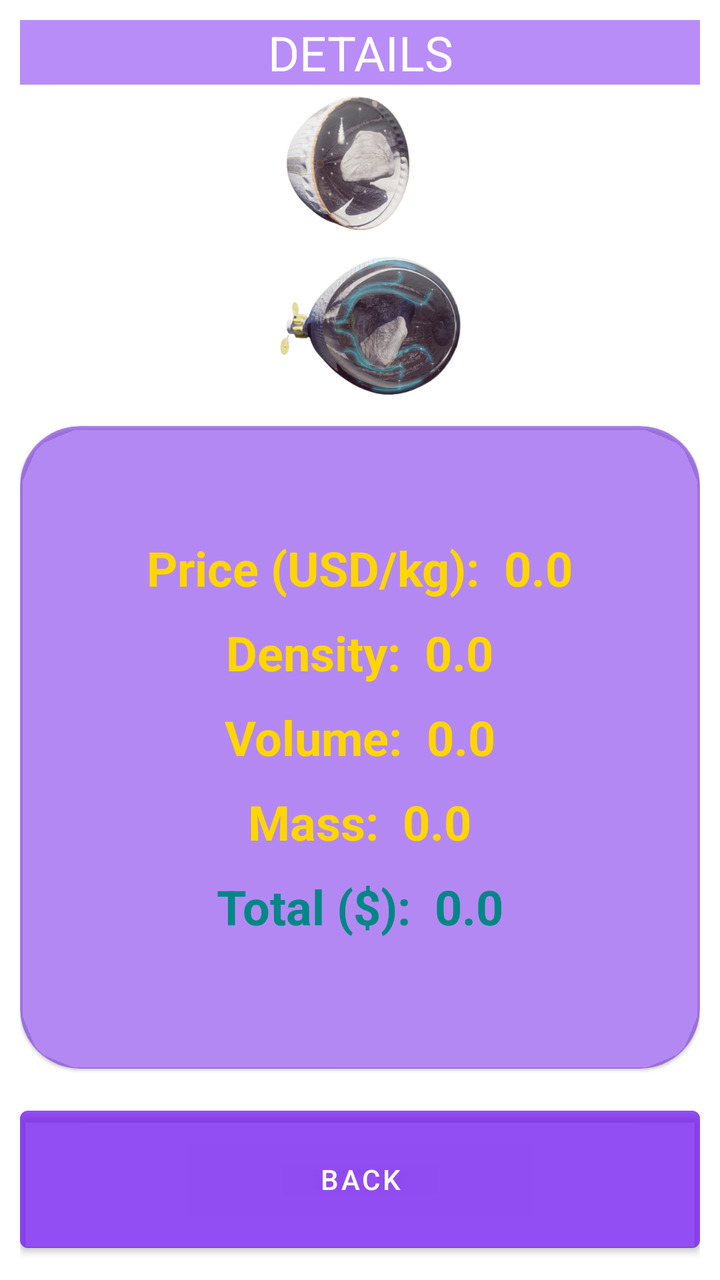
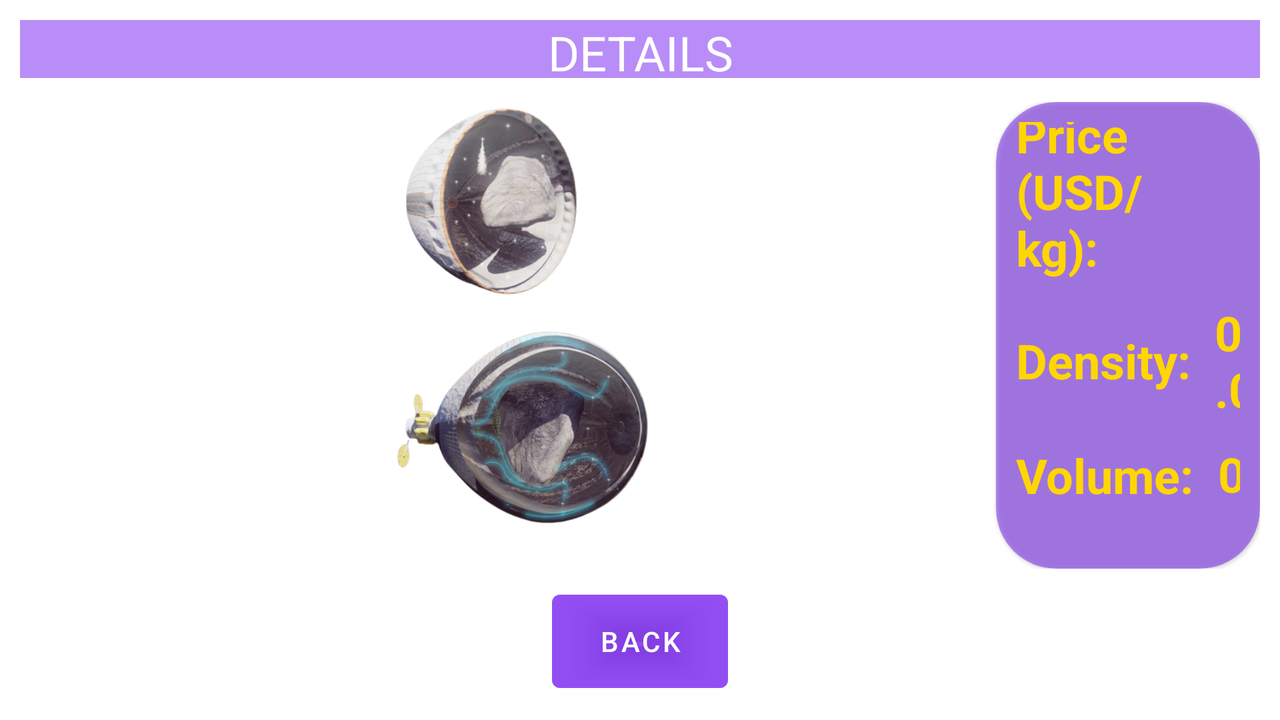

An Android layout and its configuration variant, each rendered on a device that would load it. The default file and the variant file are quoted in full after the pictures.
<!-- AndroidManifest.xml: application theme Theme.AsteroidMining -->
<!-- res/layout/activity_asteroid_details.xml -->
<?xml version="1.0" encoding="utf-8"?>
<LinearLayout xmlns:android="http://schemas.android.com/apk/res/android"
    xmlns:app="http://schemas.android.com/apk/res-auto"
    xmlns:tools="http://schemas.android.com/tools"
    android:id="@+id/main"
    android:layout_width="match_parent"
    android:layout_height="match_parent"
    android:background="@drawable/stars_background"
    android:gravity="center"
    android:orientation="vertical"
    android:padding="10dp"
    tools:context=".AsteroidInfoActivity">

    <TextView
        android:id="@+id/textView"
        android:layout_width="match_parent"
        android:layout_height="wrap_content"
        android:background="@color/purple_off"
        android:text="@string/see_details"
        android:textAlignment="center"
        android:textColor="@color/white"
        android:textSize="24sp" />

    <ImageView
        android:id="@+id/iv_catcher"
        android:layout_width="wrap_content"
        android:layout_height="0dp"
        android:layout_marginBottom="10dp"
        android:layout_weight="2"
        app:srcCompat="@drawable/a_catcher_sheperd" />

    <com.google.android.material.card.MaterialCardView
        android:layout_width="match_parent"
        android:layout_height="0dp"
        android:layout_weight="4"
        app:cardBackgroundColor="@color/purple_off"
        app:cardCornerRadius="30dp">

        <LinearLayout
            android:layout_width="match_parent"
            android:layout_height="match_parent"
            android:gravity="center"
            android:orientation="vertical"
            android:padding="10dp">

            <LinearLayout
                android:layout_width="wrap_content"
                android:layout_height="wrap_content"
                android:layout_marginBottom="10dp"
                android:gravity="center"
                android:orientation="horizontal">

                <TextView
                    android:id="@+id/tv_price"
                    android:layout_width="wrap_content"
                    android:layout_height="wrap_content"
                    android:layout_marginRight="12dp"
                    android:text="@string/price"
                    android:textColor="#FFD600"
                    android:textSize="24sp"
                    android:textStyle="bold" />

                <TextView
                    android:id="@+id/tv_n_price"
                    android:layout_width="wrap_content"
                    android:layout_height="wrap_content"
                    android:text="@string/temp"
                    android:textColor="#FFD600"
                    android:textSize="24sp"
                    android:textStyle="bold" />

            </LinearLayout>

            <LinearLayout
                android:layout_width="wrap_content"
                android:layout_height="wrap_content"
                android:layout_marginBottom="10dp"
                android:gravity="center"
                android:orientation="horizontal">

                <TextView
                    android:id="@+id/tv_density"
                    android:layout_width="wrap_content"
                    android:layout_height="wrap_content"
                    android:layout_marginRight="12dp"
                    android:text="@string/density"
                    android:textColor="#FFD600"
                    android:textSize="24sp"
                    android:textStyle="bold" />

                <TextView
                    android:id="@+id/tv_n_density_element"
                    android:layout_width="wrap_content"
                    android:layout_height="wrap_content"
                    android:text="@string/temp"
                    android:textColor="#FFD600"
                    android:textSize="24sp"
                    android:textStyle="bold" />
            </LinearLayout>

            <LinearLayout
                android:layout_width="wrap_content"
                android:layout_height="wrap_content"
                android:layout_marginBottom="10dp"
                android:gravity="center"
                android:orientation="horizontal">

                <TextView
                    android:id="@+id/tv_volume"
                    android:layout_width="wrap_content"
                    android:layout_height="wrap_content"
                    android:layout_marginRight="12dp"
                    android:text="@string/volume"
                    android:textColor="#FFD600"
                    android:textSize="24sp"
                    android:textStyle="bold" />

                <TextView
                    android:id="@+id/tv_n_volume_element"
                    android:layout_width="wrap_content"
                    android:layout_height="wrap_content"
                    android:text="@string/temp"
                    android:textColor="#FFD600"
                    android:textSize="24sp"
                    android:textStyle="bold" />
            </LinearLayout>

            <LinearLayout
                android:layout_width="wrap_content"
                android:layout_height="wrap_content"
                android:layout_marginBottom="10dp"
                android:gravity="center"
                android:orientation="horizontal">

                <TextView
                    android:id="@+id/tv_mass"
                    android:layout_width="wrap_content"
                    android:layout_height="wrap_content"
                    android:layout_marginRight="12dp"
                    android:text="@string/mass"
                    android:textColor="#FFD600"
                    android:textSize="24sp"
                    android:textStyle="bold" />

                <TextView
                    android:id="@+id/tv_n_mass_element"
                    android:layout_width="wrap_content"
                    android:layout_height="wrap_content"
                    android:text="@string/temp"
                    android:textColor="#FFD600"
                    android:textSize="24sp"
                    android:textStyle="bold" />
            </LinearLayout>

            <LinearLayout
                android:layout_width="wrap_content"
                android:layout_height="wrap_content"
                android:layout_marginBottom="10dp"
                android:gravity="center"
                android:orientation="horizontal">

                <TextView
                    android:id="@+id/tv_final_price"
                    android:layout_width="wrap_content"
                    android:layout_height="wrap_content"
                    android:layout_marginRight="12dp"
                    android:text="@string/estimated_total"
                    android:textAlignment="center"
                    android:textColor="@color/teal_700"
                    android:textSize="24sp"
                    android:textStyle="bold" />

                <TextView
                    android:id="@+id/tv_n_total"
                    android:layout_width="wrap_content"
                    android:layout_height="wrap_content"
                    android:text="@string/temp"
                    android:textAlignment="center"
                    android:textColor="@color/teal_700"
                    android:textSize="24sp"
                    android:textStyle="bold" />
            </LinearLayout>
        </LinearLayout>

    </com.google.android.material.card.MaterialCardView>

    <Button
        android:id="@+id/b_back_details"
        android:layout_width="match_parent"
        android:layout_height="0dp"
        android:layout_marginTop="15dp"
        android:layout_weight="1"
        android:backgroundTint="@color/purple_off"
        android:text="@string/back" />
</LinearLayout>
<!-- resources referenced by this layout -->
<resources>
  <color name="purple_off">#726200EE</color>
  <color name="teal_700">#FF018786</color>
  <color name="white">#FFFFFFFF</color>
  <!-- drawable a_catcher_sheperd: png bitmap (drawable, 236850 bytes) -->
  <string name="back">BACK</string>
  <string name="density">Density: </string>
  <string name="estimated_total">Total ($): </string>
  <string name="mass">Mass: </string>
  <string name="price">Price (USD/kg): </string>
  <string name="see_details">DETAILS</string>
  <string name="temp">0.0</string>
  <string name="volume">Volume: </string>
  <style name="Theme.AsteroidMining" parent="Theme.MaterialComponents.DayNight.NoActionBar">
          
          <item name="colorPrimary">@color/purple_500</item>
          <item name="colorPrimaryVariant">@color/purple_700</item>
          <item name="colorOnPrimary">@color/white</item>
          
          <item name="colorSecondary">@color/teal_200</item>
          <item name="colorSecondaryVariant">@color/teal_700</item>
          <item name="colorOnSecondary">@color/black</item>
          
          <item name="android:statusBarColor">?attr/colorPrimaryVariant</item>
          
      </style>
  <color name="purple_500">#FF6200EE</color>
  <color name="purple_700">#FF3700B3</color>
  <color name="teal_200">#FF03DAC5</color>
  <color name="black">#FF000000</color>
</resources>
<!-- res/layout-land/activity_asteroid_details.xml (the repository's variant of the layout above) -->
<!-- drawn on the phone turned sideways -->
<?xml version="1.0" encoding="utf-8"?>
<LinearLayout xmlns:android="http://schemas.android.com/apk/res/android"
    xmlns:app="http://schemas.android.com/apk/res-auto"
    xmlns:tools="http://schemas.android.com/tools"
    android:id="@+id/main"
    android:layout_width="match_parent"
    android:layout_height="match_parent"
    android:background="@drawable/stars_background"
    android:gravity="center"
    android:orientation="vertical"
    android:padding="10dp"
    tools:context=".AsteroidInfoActivity">

    <TextView
        android:id="@+id/textView"
        android:layout_width="match_parent"
        android:layout_height="0dp"
        android:layout_weight="0.5"
        android:background="@color/purple_off"
        android:text="@string/see_details"
        android:textAlignment="center"
        android:textColor="@color/white"
        android:textSize="24sp" />

    <LinearLayout
        android:layout_width="wrap_content"
        android:layout_height="0dp"
        android:layout_marginTop="12dp"
        android:layout_marginBottom="7dp"
        android:layout_weight="4"
        android:gravity="center"
        android:orientation="horizontal">

        <ImageView
            android:id="@+id/iv_catcher"
            android:layout_width="0dp"
            android:layout_height="wrap_content"
            android:layout_marginBottom="10dp"
            android:layout_weight="1.1"
            app:srcCompat="@drawable/a_catcher_sheperd" />

        <com.google.android.material.card.MaterialCardView
            android:layout_width="0dp"
            android:layout_height="wrap_content"
            android:layout_weight="3"
            app:cardBackgroundColor="@color/purple_off"
            app:cardCornerRadius="30dp">

            <LinearLayout
                android:layout_width="match_parent"
                android:layout_height="match_parent"
                android:gravity="center"
                android:orientation="vertical"
                android:padding="10dp">

                <LinearLayout
                    android:layout_width="wrap_content"
                    android:layout_height="wrap_content"
                    android:layout_marginBottom="10dp"
                    android:gravity="center"
                    android:orientation="horizontal">

                    <TextView
                        android:id="@+id/tv_price"
                        android:layout_width="wrap_content"
                        android:layout_height="wrap_content"
                        android:layout_marginRight="12dp"
                        android:text="@string/price"
                        android:textColor="#FFD600"
                        android:textSize="24sp"
                        android:textStyle="bold" />

                    <TextView
                        android:id="@+id/tv_n_price"
                        android:layout_width="wrap_content"
                        android:layout_height="wrap_content"
                        android:text="@string/temp"
                        android:textColor="#FFD600"
                        android:textSize="24sp"
                        android:textStyle="bold" />

                </LinearLayout>

                <LinearLayout
                    android:layout_width="wrap_content"
                    android:layout_height="wrap_content"
                    android:layout_marginBottom="10dp"
                    android:gravity="center"
                    android:orientation="horizontal">

                    <TextView
                        android:id="@+id/tv_density"
                        android:layout_width="wrap_content"
                        android:layout_height="wrap_content"
                        android:layout_marginRight="12dp"
                        android:text="@string/density"
                        android:textColor="#FFD600"
                        android:textSize="24sp"
                        android:textStyle="bold" />

                    <TextView
                        android:id="@+id/tv_n_density_element"
                        android:layout_width="wrap_content"
                        android:layout_height="wrap_content"
                        android:text="@string/temp"
                        android:textColor="#FFD600"
                        android:textSize="24sp"
                        android:textStyle="bold" />
                </LinearLayout>

                <LinearLayout
                    android:layout_width="wrap_content"
                    android:layout_height="wrap_content"
                    android:layout_marginBottom="10dp"
                    android:gravity="center"
                    android:orientation="horizontal">

                    <TextView
                        android:id="@+id/tv_volume"
                        android:layout_width="wrap_content"
                        android:layout_height="wrap_content"
                        android:layout_marginRight="12dp"
                        android:text="@string/volume"
                        android:textColor="#FFD600"
                        android:textSize="24sp"
                        android:textStyle="bold" />

                    <TextView
                        android:id="@+id/tv_n_volume_element"
                        android:layout_width="wrap_content"
                        android:layout_height="wrap_content"
                        android:text="@string/temp"
                        android:textColor="#FFD600"
                        android:textSize="24sp"
                        android:textStyle="bold" />
                </LinearLayout>

                <LinearLayout
                    android:layout_width="wrap_content"
                    android:layout_height="wrap_content"
                    android:layout_marginBottom="10dp"
                    android:gravity="center"
                    android:orientation="horizontal">

                    <TextView
                        android:id="@+id/tv_mass"
                        android:layout_width="wrap_content"
                        android:layout_height="wrap_content"
                        android:layout_marginRight="12dp"
                        android:text="@string/mass"
                        android:textColor="#FFD600"
                        android:textSize="24sp"
                        android:textStyle="bold" />

                    <TextView
                        android:id="@+id/tv_n_mass_element"
                        android:layout_width="wrap_content"
                        android:layout_height="wrap_content"
                        android:text="@string/temp"
                        android:textColor="#FFD600"
                        android:textSize="24sp"
                        android:textStyle="bold" />
                </LinearLayout>

                <LinearLayout
                    android:layout_width="wrap_content"
                    android:layout_height="wrap_content"
                    android:layout_marginBottom="10dp"
                    android:gravity="center"
                    android:orientation="horizontal">

                    <TextView
                        android:id="@+id/tv_final_price"
                        android:layout_width="wrap_content"
                        android:layout_height="wrap_content"
                        android:layout_marginRight="12dp"
                        android:text="@string/estimated_total"
                        android:textAlignment="center"
                        android:textColor="@color/teal_700"
                        android:textSize="24sp"
                        android:textStyle="bold" />

                    <TextView
                        android:id="@+id/tv_n_total"
                        android:layout_width="wrap_content"
                        android:layout_height="wrap_content"
                        android:text="@string/temp"
                        android:textAlignment="center"
                        android:textColor="@color/teal_700"
                        android:textSize="24sp"
                        android:textStyle="bold" />
                </LinearLayout>
            </LinearLayout>

        </com.google.android.material.card.MaterialCardView>
    </LinearLayout>

    <Button
        android:id="@+id/b_back_details"
        android:layout_width="wrap_content"
        android:layout_height="0dp"
        android:layout_weight="1"
        android:backgroundTint="@color/purple_off"
        android:text="@string/back"
        android:textColor="@color/white" />
</LinearLayout>
